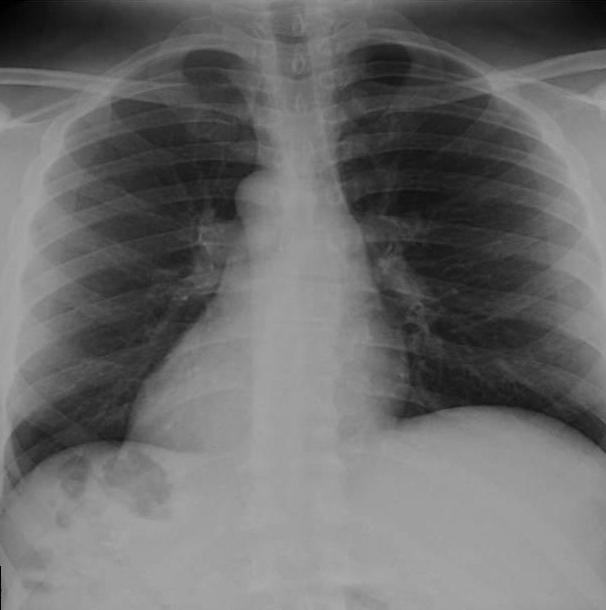
#> input picture CSE377HW4/xray.jpg, 606 x 610 px
$ jupyter execute CSE377HW4.ipynb
#> lines starting #> are read from the running program, lines starting #| are printed output that depends on the picture
[cell 1]
# Init
import numpy as np
import cv2
import matplotlib.pyplot as plt

L = 256
image = cv2.imread('xray.jpg')
#> image is the input picture: shape (610, 606, 3); min 0, max 170, mean 106.9

# Implementations with and without numpy functions for comparison
# Both have been tested and (should) produce the same results

[cell 2]
# [1] Calculate the normalized intensity histogram

# done with np functions
hist, bins = np.histogram(image.flatten(), L, [0, L], density=True)
#> hist = 256 values, max 0.0387 at index 158, min 0 at index 171, mean 0.00391; bins = 257 values from 0 to 256

# done without np functions
hist = np.zeros(L)
for i in range(image.shape[0]):
    for j in range(image.shape[1]):
        hist[image[i, j]] += 1
# normalized
hist /= image.shape[0] * image.shape[1]

#show the image
plt.imshow(image)
plt.title('xray.jpg')
plt.show()

# show its histogram
plt.plot(hist)
plt.title('Normalized Intensity Histogram of xray.jpg')
plt.xlabel('Intensity Values')
plt.ylabel('Frequency')
plt.show()
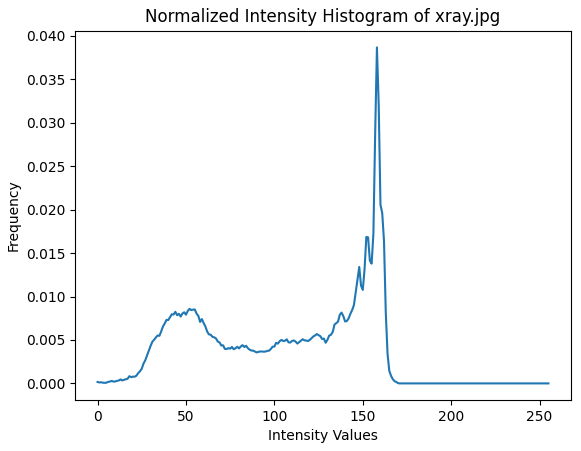
#> figure drawn by matplotlib, 1 panel; curve peaks at x = 158, y = 0.0387

[cell 3]
# [2] Calculate the cumulative histogram

# done with np functions
cdf = np.cumsum(hist)
#> cdf = 256 values from 0.000162 to 1

# done without np functions
cdf = np.zeros(L)
cdf[0] = hist[0]
for i in range(1, L):
    cdf[i] = cdf[i - 1] + hist[i]

# show the cumulative histogram
plt.plot(cdf)
plt.title('Cumulative Distribution Function of Histogram')
plt.xlabel('Intensity Values')
plt.ylabel('Probability')
plt.show()
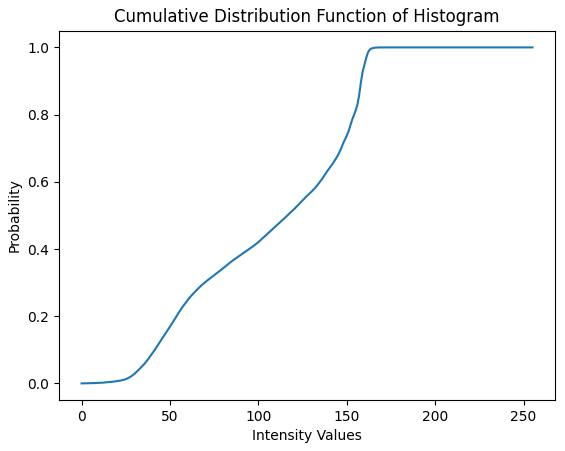
#> figure drawn by matplotlib, 1 panel; curve peaks at x = 170, y = 1

[cell 4]
# [3] Apply the intensity transformation function
# s_k=T(r_k)=(L-1)⋅cdf(r_k)

# creat the transformation function
T = (L - 1) * cdf
#> T = 256 values from 0.0414 to 255

# apply the transformation function
histEqualizedImage = T[image]
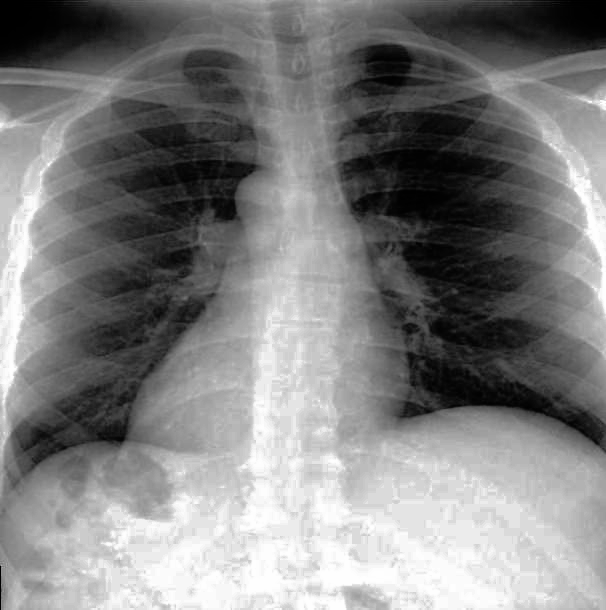
#> histEqualizedImage: shape (610, 606, 3) float64; min 0.0414, max 255, mean 128.9

# convert to uint8 for display
histEqualizedImage = histEqualizedImage.astype(np.uint8)

# show the histogram-equalized image
plt.imshow(histEqualizedImage)

[cell 5]
# [4] Calculate the normalized intensity histogram of the histogram-equalized image

# done with np functions
newHist, bins = np.histogram(histEqualizedImage.flatten(), L, [0, L], density=True)
#> newHist = 256 values, max 0.0387 at index 228, min 0 at index 10, mean 0.00391

# done without np functions
newHist = np.zeros(L)
for i in range(histEqualizedImage.shape[0]):
    for j in range(histEqualizedImage.shape[1]):
        newHist[histEqualizedImage[i, j]] += 1
# normalized
newHist /= histEqualizedImage.shape[0] * histEqualizedImage.shape[1]

# show the normalized intensity histogram of the histogram-equalized image
plt.plot(newHist)
plt.title('Normalized Intensity Histogram of Histogram-equalized xray.jpg')
plt.xlabel('Intensity Values')
plt.ylabel('Frequency')
plt.show()
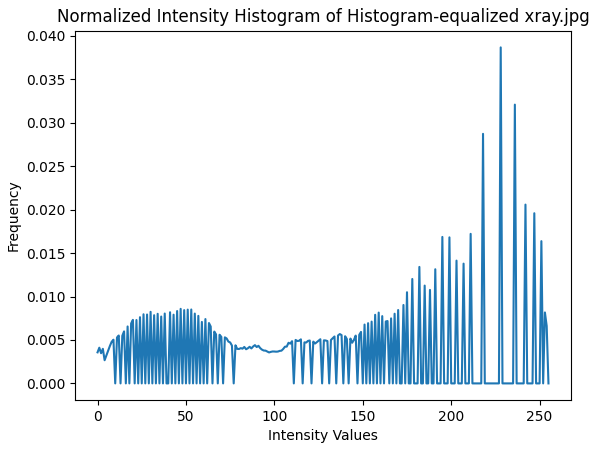
#> figure drawn by matplotlib, 1 panel; curve peaks at x = 228, y = 0.0387

$ run again, with CSE377HW6/src_medical.jpg copied over CSE377HW4/xray.jpg
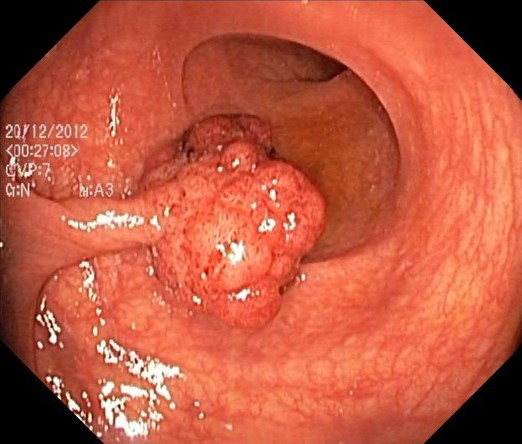
#> input picture CSE377HW6/src_medical.jpg, 522 x 444 px
#> image is the input picture: shape (444, 522, 3); mean B, G, R 65.1, 89, 191
#> `hist, bins = np.histogram(image.flatten(), L, [0, L], density=True)`: hist = 256 values, max 0.0701 at index 0, min 0.00046 at index 12, mean 0.00391; bins = 257 values from 0 to 256
#> `histEqualizedImage = histEqualizedImage.astype(np.uint8)`:
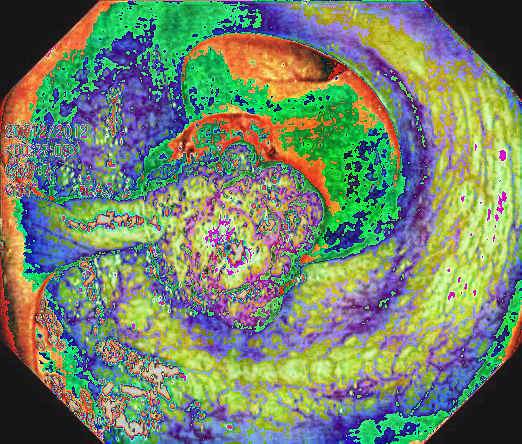
#> histEqualizedImage: shape (444, 522, 3); mean B, G, R 106.3, 130.9, 115.1
#> `newHist, bins = np.histogram(histEqualizedImage.flatten(), L, [0, L], ..`: newHist = 256 values, max 0.0723 at index 20, min 0 at index 4, mean 0.00391
#> `plt.show()`:
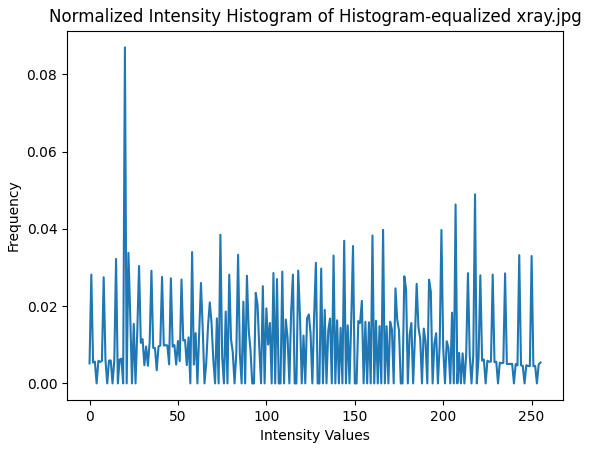
#> figure drawn by matplotlib, 1 panel; curve peaks at x = 20, y = 0.087
